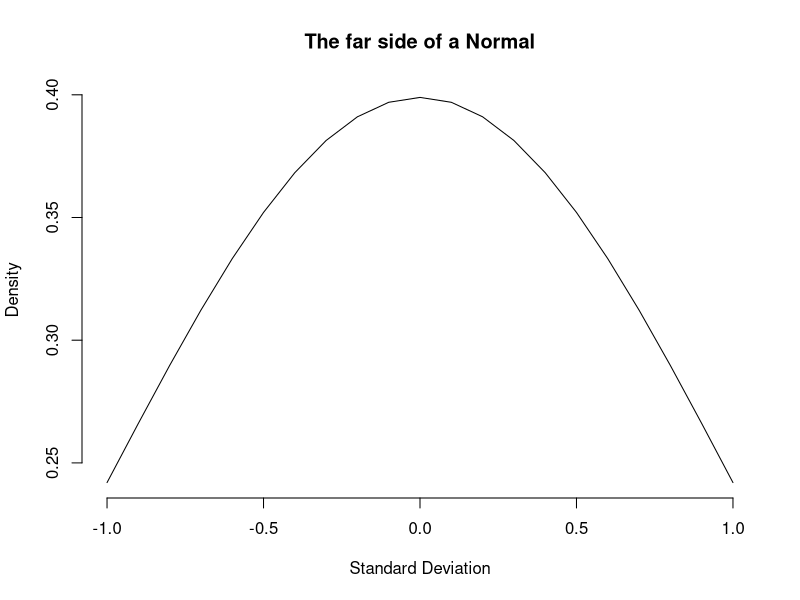
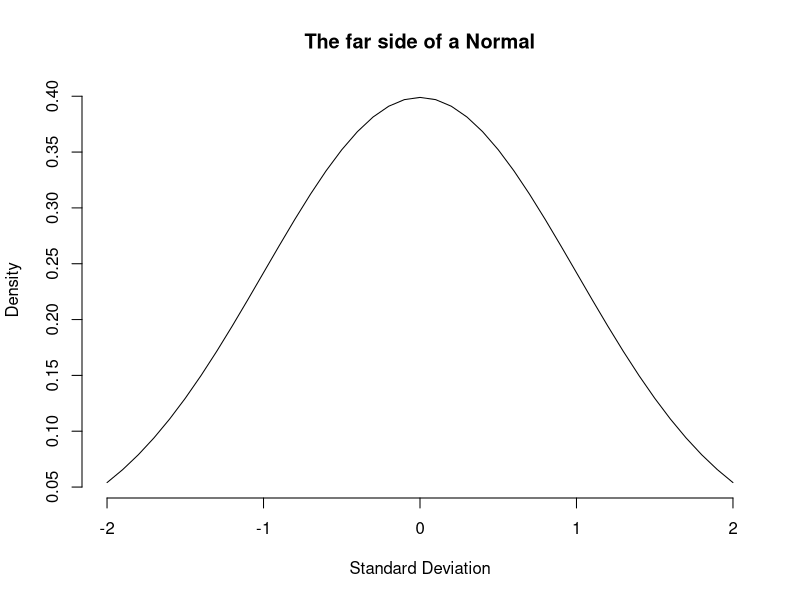
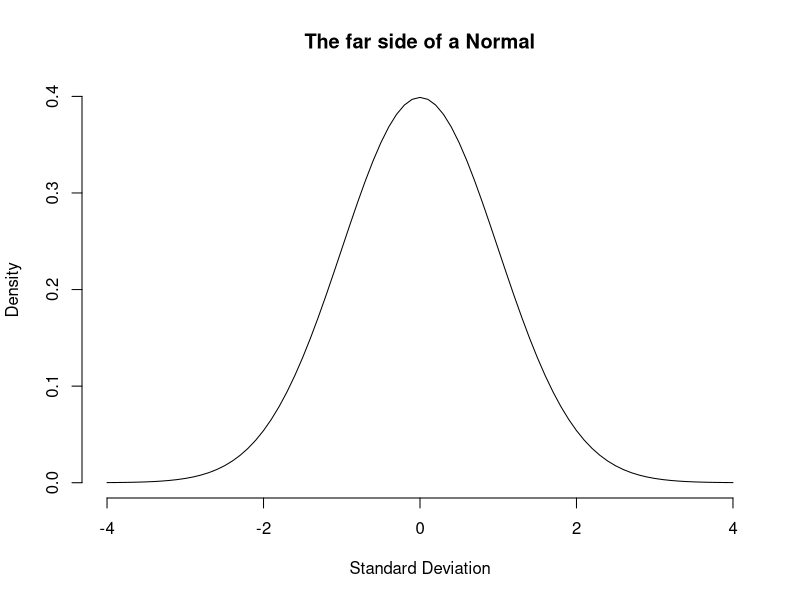
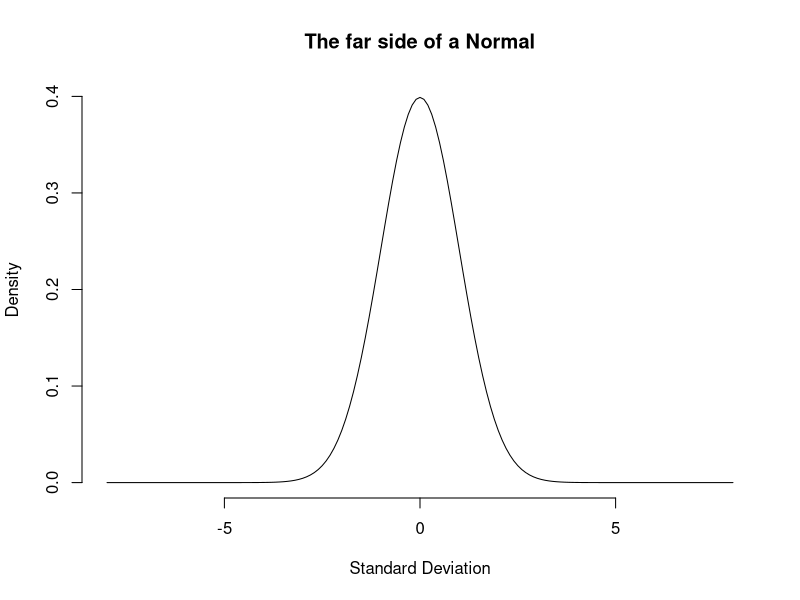
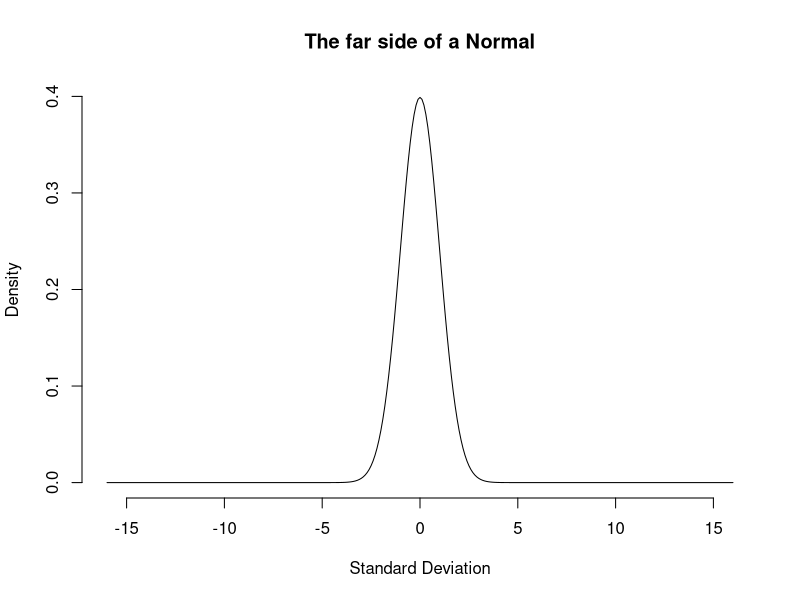
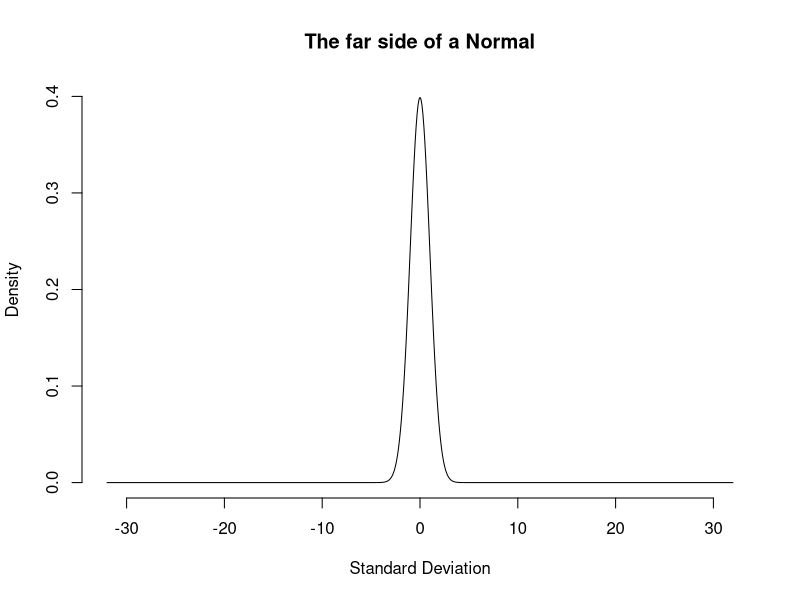
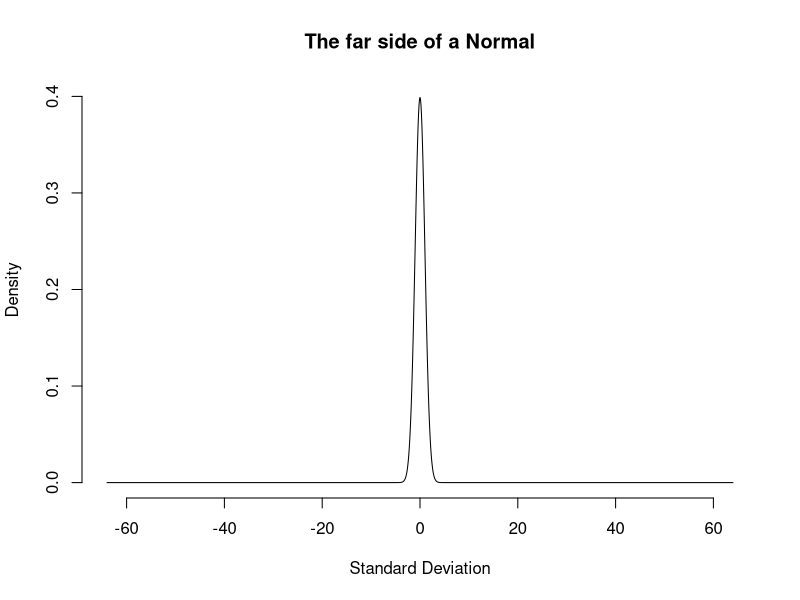
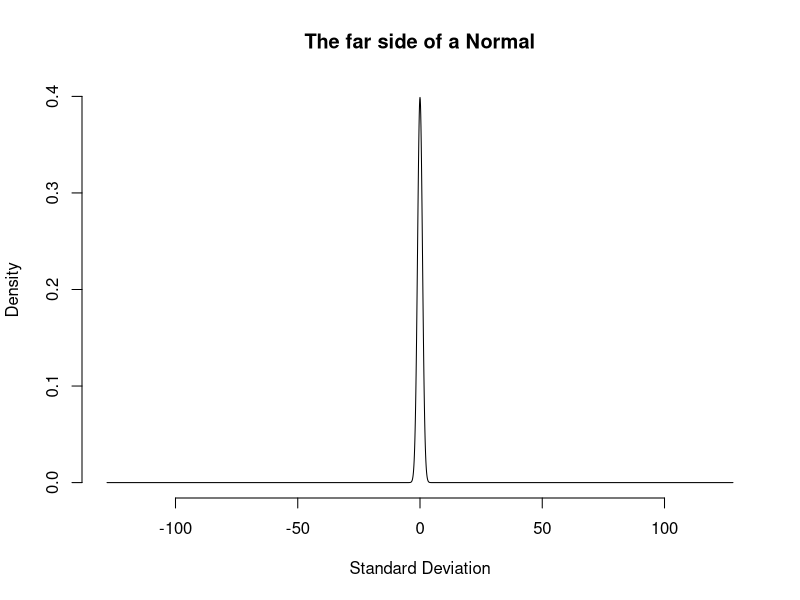

These figures' R source, in order: (Note: this script raises an error after producing the figures.)
library(reshape2)
library(ggplot2)

#The far side of a normal
n <- 1:32
n <- 2^(0:8)
sapply(n, function(n) {
    seq <- seq(-n,n,by=.1)
    normal <- dnorm(seq)

    plot(seq, normal,
         type="l",
         frame=FALSE,
         main="The far side of a Normal",
         xlab="Standard Deviation",
         ylab="Density")
    Sys.sleep(1/8)
})

# The log of a normal
n <- 5
seq <- seq(-n,n,by=.01)
normal <- dnorm(seq)
lognormal <- log(normal)
df <- data.frame(seq, normal, lognormal)

ggplot(df, aes(seq, lognormal)) +
    geom_line() +
    ggtitle("The log of a Normal") +
    theme(plot.title = element_text(lineheight=3, face="bold", size=20))
    xlab("Standard Deviation") +
    ylab("Density")
